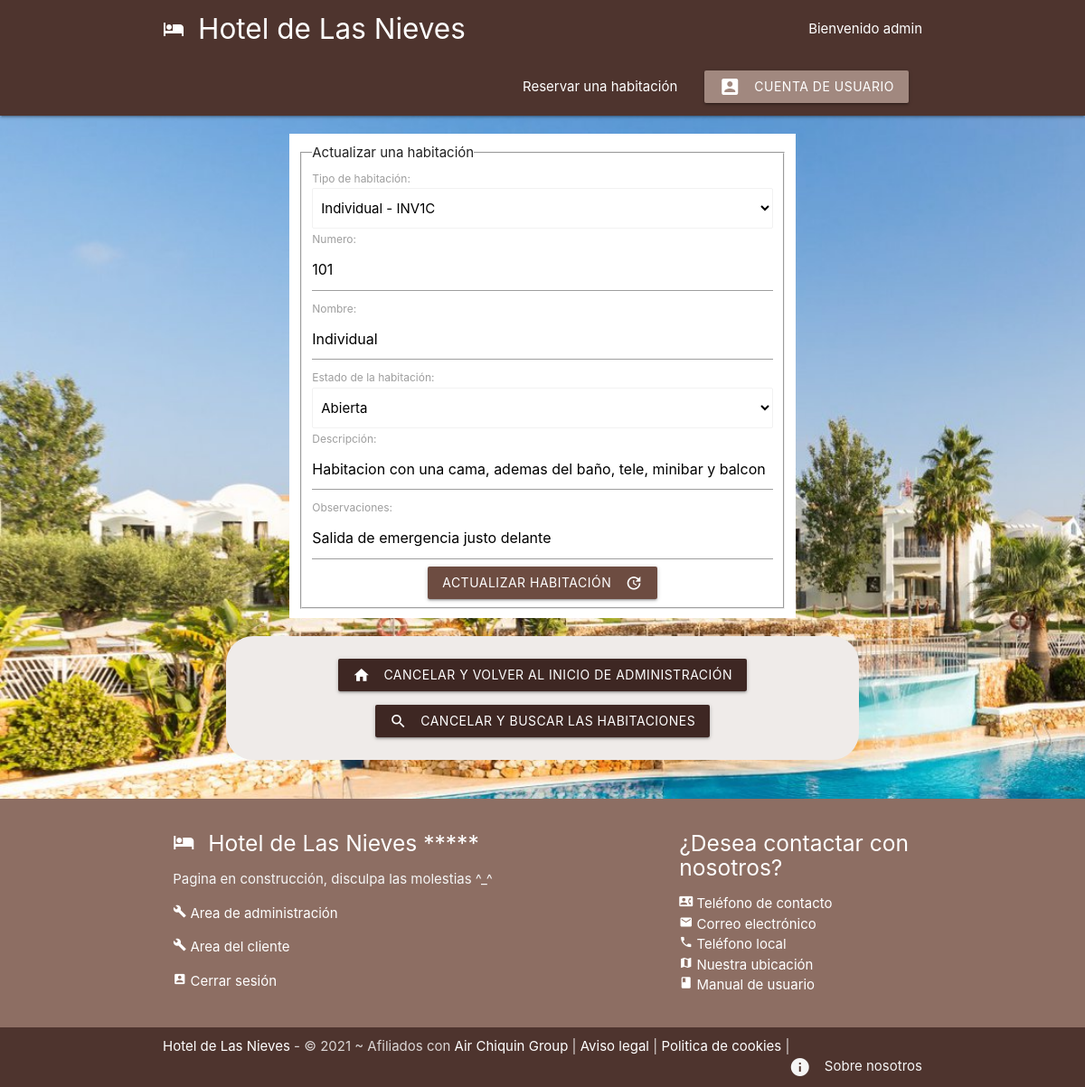
Page /habitaciones/update_habitaciones.php?id=1 (signed in) on the committed database.
### tables this page shows
CREATE TABLE `73_clientes` (
  `id` int(11) NOT NULL,
  `usuario` varchar(32) NOT NULL,
  `nombre` varchar(32) NOT NULL,
  `apellido_primero` varchar(32) NOT NULL,
  `apellido_segundo` varchar(32) NOT NULL,
  `tipo_id` int(11) NOT NULL,
  `dni` varchar(9) NOT NULL,
  `direccion` varchar(128) NOT NULL,
  `telefono` int(18) NOT NULL,
  `email` varchar(128) NOT NULL,
  `contrasena` varchar(64) NOT NULL,
  `fecha_nacimiento` date NOT NULL
);

CREATE TABLE `73_habitacio` (
  `id` int(11) NOT NULL,
  `tipo_habitacion` int(11) NOT NULL,
  `numero` int(4) NOT NULL,
  `nombre` varchar(64) NOT NULL,
  `cerrada` int(11) NOT NULL DEFAULT 0,
  `descripcion` varchar(512) NOT NULL,
  `observaciones` varchar(512) NOT NULL
);

### habitaciones/update_habitaciones.php (the view, shortened to what this page needs)
<?php
    include('./../config/config_bd.php');
    $selectEstado = "SELECT id, estado FROM 73_estado_habitacion";
    $selectTipoHabitacion = "SELECT id, nombre, codigo, fotos FROM 73_tipusHabitacio";
    $resultadosEstado = mysqli_query($conn, $selectEstado);
    $resultadosTipoHabitacion = mysqli_query($conn, $selectTipoHabitacion);
    if(isset($_GET['id'])){
        $id = mysqli_real_escape_string($conn, $_GET['id']);
        $sqlUpdateHabitacion = "SELECT * FROM 73_habitacio WHERE id = $id";
        $resultado = mysqli_query($conn, $sqlUpdateHabitacion);
        $habitacion = mysqli_fetch_assoc($resultado);
    }
?>
<!DOCTYPE html>
<html lang="es">
<?php include('./../templates/header.php'); ?>
<section>
    <form action="update_habitaciones.php" method="POST" class="white">
    <?php if($habitacion):?>
    <fieldset>
            <legend> Actualizar una habitación </legend>
            <label for="tipo_habitacion"> Tipo de habitación: </label>
            <select name="tipo_habitacion" class="browser-default">
                <?php while($vistaTipoHabitacion = mysqli_fetch_array($resultadosTipoHabitacion)){ ?>
                <option value="<?php  echo $vistaTipoHabitacion['id'] ?>" data-icon="<?php  echo $vistaTipoHabitacion['fotos'] ?>"><?php echo  $vistaTipoHabitacion['nombre'] ?> - <?php echo  $vistaTipoHabitacion['codigo'] ?> </option>
                <?php  }  ?>
            </select>
            <label for="numero"> Numero: </label>
            <input type="text" name="numero" value="<?php echo htmlspecialchars($habitacion['numero']) ?>">
            <label for="nombre"> Nombre: </label>
            <input type="text" name="nombre" value="<?php echo htmlspecialchars($habitacion['nombre']) ?>">
            <label for="cerrada"> Estado de la habitación: </label>
            <select name="cerrada" class="browser-default">
                <?php while($vistaEstado = mysqli_fetch_array($resultadosEstado)){ ?>
                <option value="<?php  echo $vistaEstado['id'] ?>"> <?php echo  $vistaEstado['estado'] ?> </option>
                <?php  }  ?>
            </select>
            <label for="descripcion"> Descripción: </label>
            <input type="text" name="descripcion" value="<?php echo htmlspecialchars($habitacion['descripcion']) ?>">
            <label for="observaciones"> Observaciones: </label>
            <input type="text" name="observaciones" value="<?php echo htmlspecialchars($habitacion['observaciones']) ?>">
            <?php endif; ?>
            <div class="center">
                <button class="btn waves-effect waves-light brown darken-1" type="submit" name="submit">Actualizar habitación
                    <i class="material-icons right">update</i>
                </button>
            </div>
        </fieldset>
    </form>
</section>
<div class="fondoAcerca">
    <section>
        <p class="center"> <a href="./../admin/index_admin.php" class="waves-effect waves-light brown darken-4 btn"><i class="material-icons left">home</i> Cancelar y volver al inicio de administración </a> </p>
        <p class="center"> <a href="./select_habitaciones.php" class="waves-effect waves-light brown darken-4 btn"><i class="material-icons left">search</i> Cancelar y buscar las habitaciones </a> </p>
    </section>
</div>
<br>
<?php include('./../templates/footer.php'); ?>
</body>
</html>

### templates/header.php (shortened to what this page needs)
<head>
    <link rel="stylesheet" href="https://cdnjs.cloudflare.com/ajax/libs/materialize/1.0.0/css/materialize.min.css">
</head>
<body class = "fondo">
    <nav class="nav-extended brown darken-3 z-deph-0">
        <div class="nav-wrapper container">
        <a href = "/student73/dwes/index.php" class="brand-logo brand-text"> <i class="material-icons left">hotel</i> Hotel de Las Nieves </a>
        <ul id="nav-mobile" class="right">
            <li class="right"> Bienvenido <?php
            if(empty($_SESSION["id"])) {
                echo "anonimo...";
            } else {
                $conn = mysqli_connect('localhost', 'david', '1234', 'hotel');
                $sql = "SELECT * FROM 73_clientes WHERE id = '".$_SESSION["id"]."'";
                $resultados = mysqli_query($conn, $sql);
                $usuario = mysqli_fetch_all($resultados, MYSQLI_ASSOC);
                foreach ($usuario as $user){
                   echo $user["usuario"];
                }
            }
            ?></li>
            <br>
            <li><a href="/student73/dwes/reservas/info_reservas.php">Reservar una habitación</a></li>
            <li><a href="
            <?php
                if(empty($_SESSION["id"])){
                    echo "/student73/dwes/clientes/login_cliente.php";
                } else {
                    echo "/student73/dwes/clientes/index_cliente.php";
                }
            ?>
            " class="brown lighten-2 btn"><i class="material-icons left">account_box</i>Cuenta de usuario</a></li>
        </ul>
        </div>
    </nav>

### templates/header.php (style rules this page uses)
.brand-text { color: #FFFFFF !important; }
.fondo { background-image: url("/student73/dwes/img/fondos/imagen_principal.jpeg"); background-repeat: no-repeat; background-size: cover; }
.fondoAcerca { background-color: #efebe9; background-repeat: no-repeat; background-position: center; width: 700px; margin: auto; border-radius: 30px; padding: 10px; margin-bottom: 20px; }
form { max-width: 560px; margin: 20px auto; padding: 10px; background-color: #FFFFFF; }
body { display: flex; min-height: 100vh; flex-direction: column; }

### rows in the picture
73_clientes: usuario "admin"
73_habitacio: numero "101", nombre "Individual", descripcion "Habitacion con una cama, ademas del baño, tele, minibar y balcon", observaciones "Salida de emergencia justo delante"

### other values in the picture
form field tipo_habitacion "Individual - INV1C"
form field cerrada "Abierta"
